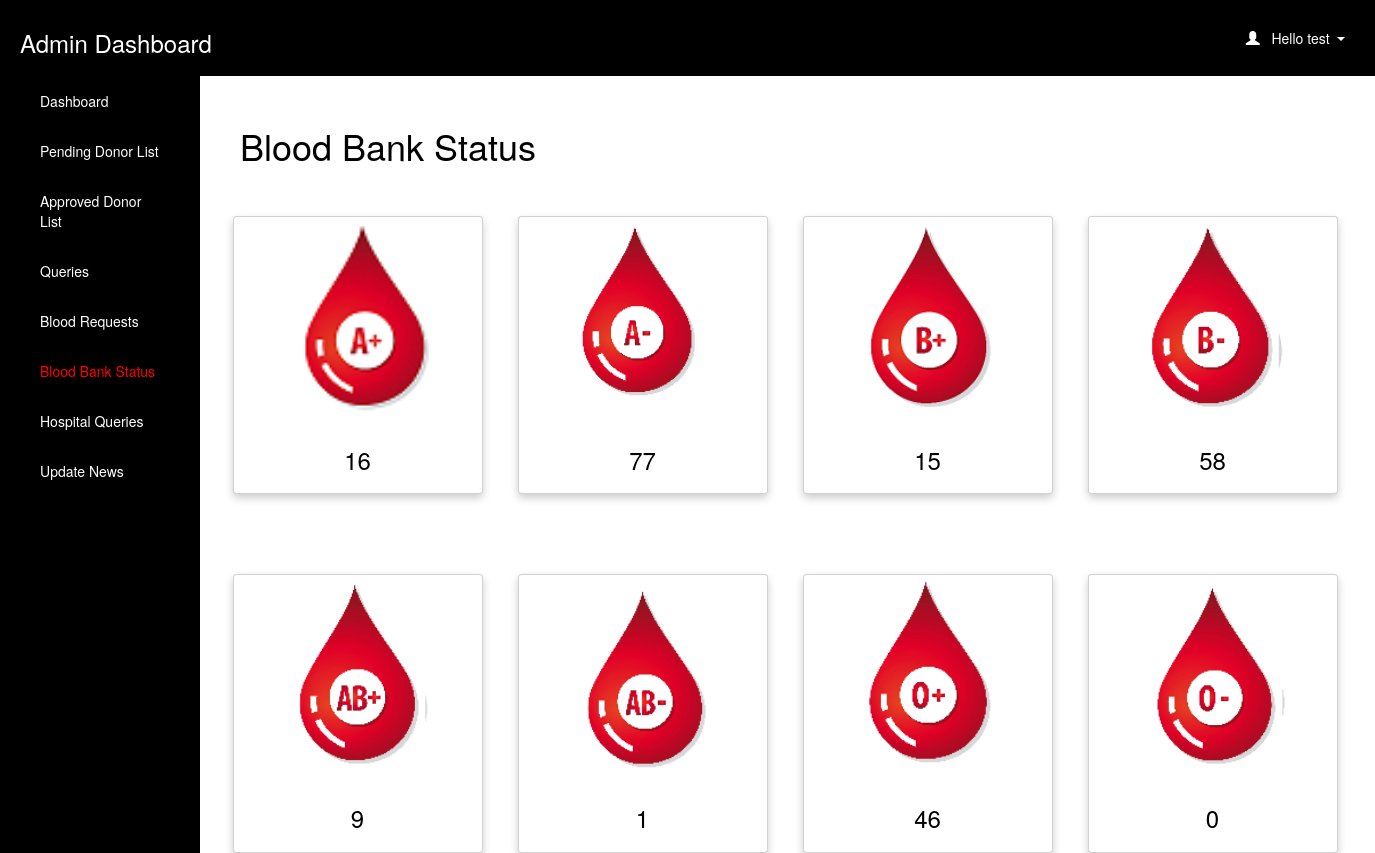
The page /admin/blood_status.php (signed in) on the database as committed earlier.
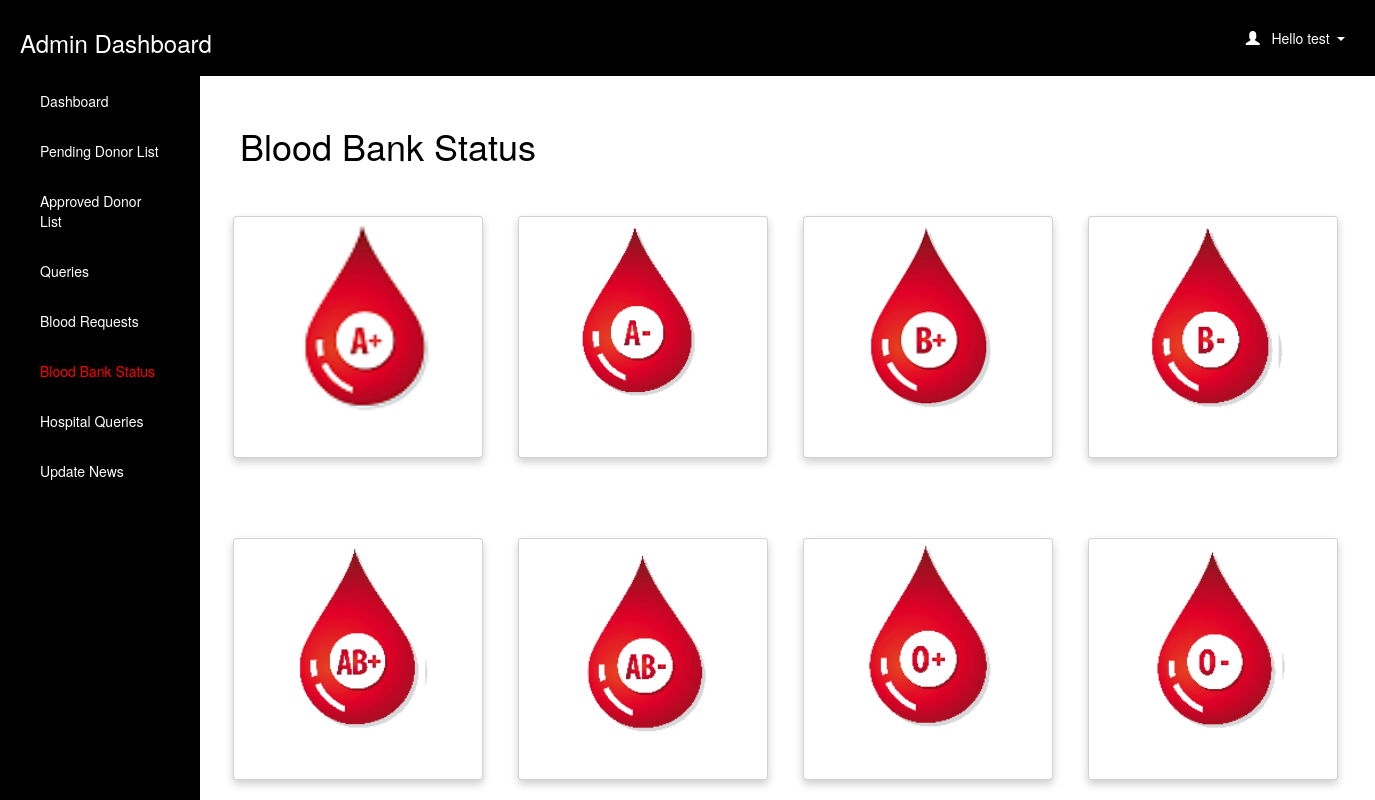
The same page on the database as committed later.
### tables this page shows
CREATE TABLE `blood_units` (
  `id` int(200) NOT NULL,
  `blood_group` varchar(10) NOT NULL,
  `units` int(200) NOT NULL
);

### admin/blood_status.php (the view, shortened to what this page needs)
<html>
<head>
  <link rel="stylesheet" href="https://cdn.jsdelivr.net/npm/bootstrap@5.2.3/dist/css/bootstrap.min.css">
</head>
<body style="color:black;" >
  <?php
  include 'connection.php';
    if (isset($_SESSION['loggedin']) && $_SESSION['loggedin'] == true) {
    ?>
<div id="header">
<?php include 'header.php';
?>
</div>
<div id="sidebar">
<?php
$active="blood_status";
include 'sidebar.php'; ?>
</div>
<div id="content">
    <div class="content-wrapper">
      <div class="container-fluid">
        <div class="container mt-5">
          <h1>Blood Bank Status</h1><br><br>
          <div class="row">
            <div class="col">
              <div class="card">
                <img src="./admin_image/Apos.png" class="card-img-top" >
                <div class="card-body">
                  <div class="stat-panel text-center">
                    <?php
                    $sql ="SELECT * from blood_units WHERE blood_group='A+'";
                    $result=mysqli_query($connection,$sql) or die("query failed.");
                    $row=mysqli_fetch_assoc($result);
                    $units = $row['units'];
                    ?>
                    <div class="stat-panel-number h3"><?php echo $units?></div>
                  </div>
                </div>
              </div>
            </div>
            <div class="col">
              <div class="card">
                <img src="./admin_image/aneg.png" class="card-img-top" >
                <div class="card-body">
                  <div class="stat-panel text-center">
                    <?php
                    $sql1 ="SELECT * from blood_units WHERE blood_group='A-'";
                    $result1=mysqli_query($connection,$sql1) or die("query failed.");
                    $row1=mysqli_fetch_assoc($result1);
                    $units1 = $row1['units'];
                    ?>
                    <div class="stat-panel-number h3"><?php echo $units1?></div>
                  </div>
                </div>
              </div>
            </div>
            <div class="col">
              <div class="card">
                <img src="./admin_image/bpos.png" class="card-img-top" >
                <div class="card-body">
                  <div class="stat-panel text-center">
                    <?php
                    $sql2 ="SELECT * from blood_units WHERE blood_group='B+'";
                    $result2=mysqli_query($connection,$sql2) or die("query failed.");
                    $row2=mysqli_fetch_assoc($result2);
                    $units2 = $row2['units'];
                    ?>
                    <div class="stat-panel-number h3"><?php echo $units2?></div>
                  </div>
                </div>
              </div>
            </div>
            <div class="col">
              <div class="card">
                <img src="./admin_image/bneg.png" class="card-img-top" >
                <div class="card-body">
                  <div class="stat-panel text-center">
                    <?php
                    $sql3 ="SELECT * from blood_units WHERE blood_group='B-'";
                    $result3=mysqli_query($connection,$sql3) or die("query failed.");
                    $row3=mysqli_fetch_assoc($result3);
                    $units3 = $row3['units'];
                    ?>
                    <div class="stat-panel-number h3"><?php echo $units3?></div>
                  </div>
                </div>
              </div>
            </div>
          </div>
          <br><br><br><br>
          <div class="row">
            <div class="col">
              <div class="card">
                <img src="./admin_image/abpos.png" class="card-img-top" >
                <div class="card-body">
                  <div class="stat-panel text-center">
                    <?php
                    $sql4 ="SELECT * from blood_units WHERE blood_group='AB+'";
                    $result4=mysqli_query($connection,$sql4) or die("query failed.");
                    $row4=mysqli_fetch_assoc($result4);
                    $units4 = $row4['units'];
                    ?>
                    <div class="stat-panel-number h3"><?php echo $units4?></div>
                  </div>
                </div>
              </div>
            </div>
            <div class="col">
              <div class="card">
                <img src="./admin_image/abneg.png" class="card-img-top" >
                <div class="card-body">
                  <div class="stat-panel text-center">
                    <?php
                    $sql5 ="SELECT * from blood_units WHERE blood_group='AB-'";
                    $result5=mysqli_query($connection,$sql5) or die("query failed.");
                    $row5=mysqli_fetch_assoc($result5);
                    $units5 = $row5['units'];
                    ?>
                    <div class="stat-panel-number h3"><?php echo $units5?></div>
                  </div>
                </div>
              </div>
            </div>
            <div class="col">
              <div class="card">
                <img src="./admin_image/opos.png" class="card-img-top" >
                <div class="card-body">
                  <div class="stat-panel text-center">
                    <?php
                    $sql6 ="SELECT * from blood_units WHERE blood_group='O+'";
                    $result6=mysqli_query($connection,$sql6) or die("query failed.");
                    $row6=mysqli_fetch_assoc($result6);
                    $units6 = $row6['units'];
                    ?>
                    <div class="stat-panel-number h3"><?php echo $units6?></div>
                  </div>
                </div>
              </div>
            </div>
            <div class="col">
              <div class="card">
                <img src="./admin_image/oneg.png" class="card-img-top" >
                <div class="card-body">
                  <div class="stat-panel text-center">
                    <?php
                    $sql7 ="SELECT * from blood_units WHERE blood_group='O-'";
                    $result7=mysqli_query($connection,$sql7) or die("query failed.");
                    $row7=mysqli_fetch_assoc($result7);
                    $units7 = $row7['units'];
                    ?>
                    <div class="stat-panel-number h3"><?php echo $units7?></div>
                  </div>
                </div>
              </div>
            </div>
          </div>
        </div>
      </div>
    </div>
  </div>
 <?php }
  ?>
</body>
</html>

### admin/header.php (shortened to what this page needs)
<html>
<head>
  <link rel="stylesheet" href="https://cdn.jsdelivr.net/npm/bootstrap@5.2.3/dist/css/bootstrap.min.css">
</head>
<body>
  <header class="dashboard-header">
    <h3>Admin Dashboard</h3>
    <div class="user-info dropdown">
      <a id="act" class="dropdown-toggle usr" style="text-decoration:none" data-toggle="dropdown" href="#">
        <span class="glyphicon glyphicon-user"></span>&nbsp;&nbsp;
        <?php
        include 'connection.php';
        $username=$_SESSION['username'];
        $sql="select * from admin_info where admin_username='$username'";
        $result=mysqli_query($connection,$sql) or die("query failed.");
        $row=mysqli_fetch_assoc($result);
        echo "Hello ".$row['admin_name'];
        ?>
  </a>
  </div>
  </header>
</body>
</html>

### admin/sidebar.php (shortened to what this page needs)
<!DOCTYPE html>
<html>
<head>
<link rel="stylesheet" href="https://cdn.jsdelivr.net/npm/bootstrap@3.4.1/dist/css/bootstrap.min.css">
</head>
<body>
  <nav class="navbar navbar-default navbar-static-top">
    <div class="collapse navbar-collapse" id="sidebarNav">
      <div class="sidebar">
        <ul class="nav">
          <li><a href="dashboard.php" <?php if($active=='dashboard') echo "class='active'" ;?>>Dashboard</a></li>
          <li><a href="donorpend.php" <?php if($active=='donorpend') echo "class='active'" ;?>>Pending Donor List</a></li>
          <li><a href="donor_list.php" <?php if($active=='donor_list') echo "class='active'" ;?>>Approved Donor List</a></li>
          <li><a href="query.php" <?php if($active=='contact') echo "class='active'" ;?>>Queries</a></li>
          <li><a href="request.php"<?php if($active=='request') echo "class='active'" ;?>>Blood Requests</a></li>
          <li><a href="blood_status.php"<?php if($active=='blood_status') echo "class='active'" ;?>>Blood Bank Status</a></li>
          <li><a href="hospital_query.php"<?php if($active=='hospital_query') echo "class='active'" ;?>>Hospital Queries</a></li>
          <li><a href="live_update.php"<?php if($active=='live') echo "class='active'" ;?>>Update News</a></li>
        </ul>
      </div>
    </div>
  </nav>
 </body>
 </html>

### admin/blood_status.php (style rules this page uses)
.card { transition: transform 0.3s; box-shadow: 0 4px 8px 0 rgba(0, 0, 0, 0.2); height:150px; width:250px; }
.card-img-top { object-fit:contain; height: 200px; display:block; margin-left:auto; margin-right:auto; }
#sidebar { position:fixed; margin-top:-20px; }
#content { position:relative; margin-left:210px; }

### admin/header.php (style rules this page uses)
.dashboard-header { background-color: #000; color: #fff; padding: 10px 20px; display: flex; align-items: center; justify-content: space-between; }
.dashboard-header .user-info { display: flex; align-items: center; position: relative; }
.usr { padding: 10px; color: #fff; }

### admin/sidebar.php (style rules this page uses)
.sidebar { width: 200px; height: 100vh; background-color: rgb(0, 0, 0); color: #fff; padding: 5px; }
.sidebar ul.nav { padding: 20px; list-style-type: none; }
.sidebar ul.nav li { margin-bottom: 10px; }
.sidebar ul.nav li a { color: #fff; text-decoration: none; }
.sidebar ul.nav li a:hover, .sidebar ul.nav li a.active { color: red; }
.navbar { padding-top:0px; }

Rows that differ between the two databases and show on the page:
removed blood_units: units "16"
removed blood_units: units "77"
removed blood_units: units "15"
removed blood_units: units "58"
removed blood_units: units "9"
removed blood_units: units "1"
removed blood_units: units "46"
removed blood_units: units "0"
